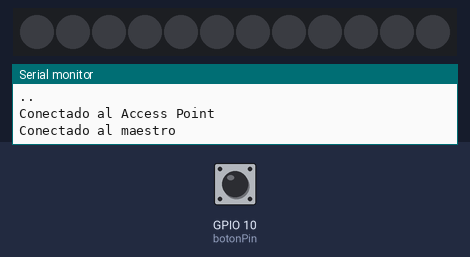
Bench run of a sketch on a simulated ESP32-S3. Shown: 12 RGB LEDs in strip order, left to right, the last lines printed to the serial monitor. The test bench sets the inputs (shaded band); at power-on: GPIO 10 (botonPin) LOW. Dim RGB values are drawn brighter than linear; WiFi joins after 1.5 s; servers stay silent unless stated.

Above: at 3.4 s.
3.5 s: GPIO 10 (botonPin) pulled HIGH for 0.15 s
At 4.3 s:
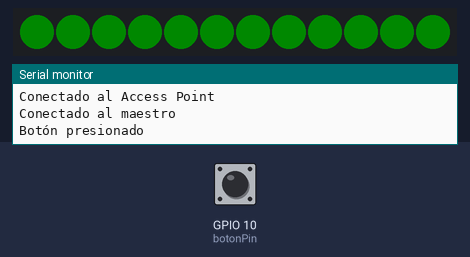
Timing chart, 0 to 6.5 s (numbered marks = the images above; inputs shaded):
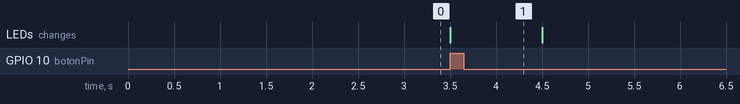

The sketch:

esclavo2.ino
```cpp
// Código del Esclavo 2

#include <WiFi.h>
#include <Adafruit_NeoPixel.h>

// Configuración de Wi-Fi
const char* ssid = "ESP32_AP";       // Nombre de la red creada por el maestro
const char* password = "12345678";   // Contraseña de la red
const char* host = "192.168.4.1";    // IP del Access Point del maestro
const int port = 1234;               // El mismo puerto que el servidor

// Identificador único del esclavo
const String slaveId = "Slave2";

// Definición del pin del botón y LEDs
#define PIN_NEO_PIXEL 9
#define NUM_PIXELS 12
const int botonPin = 10;

bool estadoActual = LOW;
bool estadoAnterior = LOW;

Adafruit_NeoPixel NeoPixel(NUM_PIXELS, PIN_NEO_PIXEL, NEO_GRB + NEO_KHZ800);

// Cliente WiFi
WiFiClient client;

void setup() {
  Serial.begin(115200);
  pinMode(botonPin, INPUT_PULLDOWN);
  NeoPixel.begin();
  NeoPixel.clear();

  // Conectar al Access Point del maestro
  Serial.println("Conectando al Access Point...");
  WiFi.begin(ssid, password);
  while (WiFi.status() != WL_CONNECTED) {
    delay(1000);
    Serial.print(".");
  }
  Serial.println("\nConectado al Access Point");

  conectarAlMaestro();
}

void loop() {
  // Verificar si está conectado al maestro
  if (client.connected()) {
    // Lectura del estado del botón
    estadoActual = digitalRead(botonPin);

    if (estadoAnterior == LOW && estadoActual == HIGH) {
      Serial.println("Botón presionado");
      client.println("BOTON_PRESIONADO");

      // Control de NeoPixels al presionar el botón
      win();
      delay(1000);  // Mantener el color por 1 segundo
      off();        // Apagar los NeoPixels
    }
    estadoAnterior = estadoActual;

    // Procesar mensajes del maestro
    if (client.available()) {
      String mensaje = client.readStringUntil('\n');
      mensaje.trim();

      if (mensaje.equalsIgnoreCase("WIN")) {
        Serial.println("Comando 'WIN' recibido del maestro.");
        win();
        delay(1000);  // Mantener el color por 1 segundo
        off();
        client.println("WIN ejecutado");
      }
      // Puedes agregar más comandos aquí si lo deseas
    }

  } else {
    Serial.println("Desconectado del maestro. Intentando reconectar...");
    client.stop();
    delay(5000);
    conectarAlMaestro();
  }
}

void conectarAlMaestro() {
  if (client.connect(host, port)) {
    Serial.println("Conectado al maestro");
    client.println(slaveId);
  } else {
    Serial.println("Fallo al conectar al maestro. Reintentando en 5 segundos...");
    delay(5000);
  }
}

void win() {
  for (int pixel = 0; pixel < NUM_PIXELS; pixel++) {
    NeoPixel.setPixelColor(pixel, NeoPixel.Color(0, 10, 0));  // Verde puro
  }
  NeoPixel.show();  // Actualiza todos los píxeles al mismo tiempo
}

void off() {
  NeoPixel.clear();    // Apaga todos los píxeles
  NeoPixel.show();
}

void lose() {
  for (int pixel = 0; pixel < NUM_PIXELS; pixel++) {
    NeoPixel.setPixelColor(pixel, NeoPixel.Color(10, 0, 0));  // Rojo puro
  }
  NeoPixel.show();  // Actualiza todos los píxeles al mismo tiempo
}
```

Measured:
- after the input at 3.5 s, the LEDs: change at once (image 1)
